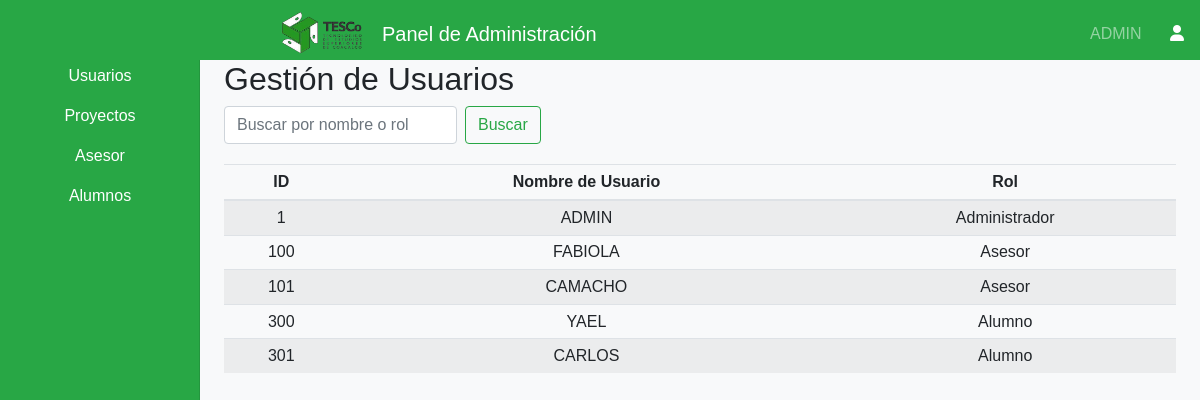
The app's page /views/admin/dashboardAdmin.php (signed in) with its own data.
### tables this page shows
CREATE TABLE IF NOT EXISTS `usuario` (
  `ID_Usuario` int NOT NULL AUTO_INCREMENT,
  `Nombre_Usuario` varchar(50) NOT NULL,
  `Contraseña` varchar(255) NOT NULL,
  `Rol` int DEFAULT NULL,
  PRIMARY KEY (`ID_Usuario`),
  KEY `fk_usuario_rol` (`Rol`)
);

### Includes/functions.php (called while the page is built, shortened)
<?php
function getRoleName($roleId) {
    switch ($roleId) {
        case 1:
            return 'Alumno';
        case 2:
            return 'Asesor';
        case 3:
            return 'Administrador';
    }
}
?>

### Views/Admin/dashboardAdmin.php (the view, shortened to what this page needs)
<?php
include('../../includes/config.php');
?>
<!DOCTYPE html>
<html lang="es">
<head>
    <link rel="stylesheet" href="https://stackpath.bootstrapcdn.com/bootstrap/4.3.1/css/bootstrap.min.css">
    <link rel="stylesheet" href="https://cdnjs.cloudflare.com/ajax/libs/font-awesome/6.0.0-beta3/css/all.min.css">
    <link rel="stylesheet" href="<?php echo CSS_PATH; ?>dashboard.css">
</head>
<body>
    <?php require('../../includes/navbarAdmin.php'); ?>
    <div class="container-fluid">
        <div class="row">
            <nav class="col-md-2 d-none d-md-block bg-success sidebar">
                <div class="sidebar-sticky">
                    <ul class="nav flex-column">
                        <li class="nav-item">
                            <a class="nav-link text-white text-center" href="#">
                                Usuarios
                            </a>
                        </li>
                        <li class="nav-item">
                            <a class="nav-link text-white text-center" href="dashboardAdminProyectos.php">
                                Proyectos
                            </a>
                        </li>
                        <li class="nav-item">
                            <a class="nav-link text-white text-center" href="dashboardAdminAsesor.php">
                                Asesor
                            </a>
                        </li>
                        <li class="nav-item">
                            <a class="nav-link text-white text-center" href="dashboardAdminAlumnos.php">
                                Alumnos
                            </a>
                        </li>
                    </ul>
                </div>
            </nav>
            <main role="main" class="col-md-9 ml-sm-auto col-lg-10 px-4">
                <h2>Gestión de Usuarios</h2>
                <form method="GET" class="form-inline mb-3">
                    <input class="form-control mr-sm-2" type="search" name="search"
                        placeholder="Buscar por nombre o rol" aria-label="Buscar">
                    <button class="btn btn-outline-success my-2 my-sm-0" type="submit">Buscar</button>
                </form>
                <div class="table-responsive">
                    <table class="table table-striped table-sm text-center">
                        <thead>
                            <tr>
                                <th>ID</th>
                                <th>Nombre de Usuario</th>
                                <th>Rol</th>
                            </tr>
                        </thead>
                        <tbody>
                            <?php
                            $searchQuery = "";
                            $query = "SELECT ID_Usuario, Nombre_Usuario, Rol FROM usuario WHERE Rol != 4 $searchQuery ORDER BY ID_Usuario ASC";
                            $result = $connection->query($query);
                            while ($row = $result->fetch_assoc()) {
                                echo "<tr>";
                                echo "<td>" . htmlspecialchars($row['ID_Usuario']) . "</td>";
                                echo "<td>" . htmlspecialchars($row['Nombre_Usuario']) . "</td>";
                                echo "<td>" . htmlspecialchars(getRoleName($row['Rol'])) . "</td>";
                                echo "</tr>";
                            }
                            ?>
                        </tbody>
                    </table>
                </div>
            </main>
        </div>
    </div>
</body>
</html>

### Assets/CSS/dashboard.css (style rules this page uses)
body { font-family: Arial, sans-serif; background-color: #f8f9fa; }
.sidebar { position: fixed; top: 0; bottom: 0; left: 0; z-index: 100; padding: 48px 0 0; box-shadow: inset -1px 0 0 rgba(0, 0, 0, 0.1); background-color: #28a745; }
.sidebar-sticky { position: relative; top: 0; height: calc(100vh - 48px); padding-top: 0.5rem; overflow-x: hidden; overflow-y: auto; }
.sidebar .nav-link { font-weight: 500; color: black; }
.table-responsive { margin-top: 20px; }
.table-striped tbody tr:nth-of-type(odd) { background-color: rgba(0, 0, 0, 0.05); }

### records on screen
usuario: ID_Usuario "1", Nombre_Usuario "ADMIN", Rol "Administrador"
usuario: ID_Usuario "100", Nombre_Usuario "FABIOLA", Rol "Asesor"
usuario: ID_Usuario "101", Nombre_Usuario "CAMACHO", Rol "Asesor"
usuario: ID_Usuario "300", Nombre_Usuario "YAEL", Rol "Alumno"
usuario: ID_Usuario "301", Nombre_Usuario "CARLOS", Rol "Alumno"

### other values on screen
$_SESSION['username'] "ADMIN"
